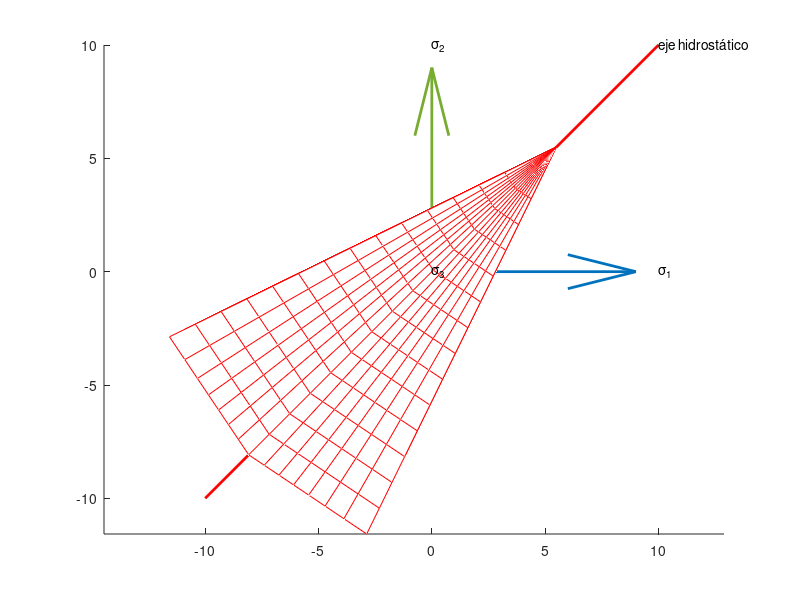

MATLAB code for this plot:
%% Programa para graficar las superficies de falla de los criterios de
%% Mohr-Coulomb, Drucker-Prager y Matsuoka-Nakai (y como casos especiales 
%% Tresca y von Mises)

%% parámetros del gráfico
n = 8;   % número de divisiones por plano
m = 2*n; % número de divisiones de la componente hidrostática

%% se especifica el tipo de criterio de fluencia/falla a dibujar
MOHR_COULOMB   = 1;
DRUCKER_PRAGER = 2;
MATSUOKA_NAKAI = 3;

modelo = MOHR_COULOMB;

%% se activa el lienzo, de modo que se pueda sobrescribir en él
hold on;
grid on

%% parámetros del material
c   = 2;  %            cohesión
phi = 20; % [grados]   ángulo de fricción

%% se calcula el ángulo de Lode (y se repite por la propiedad de simetría)
th  = linspace(0, 60, n); 
th_ = [ th th(end-1:-1:2) th th(end-1:-1:2) th th(end-1:-1:1) ];

%% se calcula la componente hidrostática
if phi == 0 && (modelo == MOHR_COULOMB || modelo == DRUCKER_PRAGER)
    % en este caso cotd(phi) se vuelve infinito; 
    % si modelo == MOHR_COULOMB   con c=fy/2 y phi=0, se grafica TRESCA
    % si modelo == DRUCKER_PRAGER con c=fy/2 y phi=0, se grafica VON MISES
    xi_ = linspace(-10, 10, m);
else    
    xi_ = linspace(-10, sqrt(3)*c*cotd(phi), m); % ver figura (*\ref{fig:MC_perfil_meridional}*)
end

%% Se calculan theta y xi
[theta, xi] = meshgrid(th_, xi_);

%% se calcula el radio rho de la superficie de fluencia a graficar
switch modelo
    case MOHR_COULOMB
        %% se utiliza la ecuación (*\eqref{eq:MCconHWcilindricalcoord}*)
        num = sqrt(2)*(c*cosd(phi) - (xi/sqrt(3))*sind(phi));
        den = sind(theta + 60) + sind(phi)*cosd(theta + 60)/sqrt(3);
        rho = num./den;
        COLOR = 'r';

    case DRUCKER_PRAGER        
        %% se utiliza la ecuación (*\eqref{eq:fI1J2J3_DruckerPrager}*)
        % pasando por vértices menores, ecuación (*\eqref{eq:DP_vert_menores}*)
        % A = 6*c*cosd(phi)/(sqrt(3)*(3+sind(phi)));
        % B = 2*sind(phi)/(sqrt(3)*(3+sind(phi)));

        % pasando por vértices mayores, ecuación (*\eqref{eq:DP_vert_mayores}*)
        A = 6*c*cosd(phi)/(sqrt(3)*(3-sind(phi)));
        B = 2*sind(phi)/(sqrt(3)*(3-sind(phi)));
        
        rho = sqrt(2)*A - sqrt(6)*B*xi; % ecuación (*\eqref{eq:fI1J2J3_DruckerPrager}*)
        COLOR = 'g';

    case MATSUOKA_NAKAI
        %% se utiliza la ecuación (*\eqref{eq:MatsuokaNakai_pol1}*)
        rho = zeros(m, 6*n-5);
        s0  = c*cotd(phi);
        kMN = (9 - sind(phi)^2)/(1 - sind(phi)^2); % ecuación (*\eqref{eq:kMNphi}*)
        cos3theta = cosd(3*th_);
        for i = 1:m
            for j = 1:6*n-5
                if abs(cos3theta(j)) < 1e-9 % ecuación (*\eqref{eq:rho_MN_cos3t_0}*)
                    rho(i,j) = sqrt((2*(kMN-9))/(3*(kMN-3)))*...
                                                    abs(xi(i,j)-sqrt(3)*s0); 
                else
                    % se calculan los coeficientes (*\eqref{eq:coef_c1c2c3c4_MN}*)
                    c0 =  sqrt(3)*(kMN - 9)*(xi(i,j) - sqrt(3)*s0)^3/9;
                    c2 = -sqrt(3)*(kMN - 3)*(xi(i,j) - sqrt(3)*s0)/6;
                    c3 =  sqrt(6)*kMN*cos3theta(j)/18;
                    % se corrigen los errores de cálculo en los ceros
                    if abs(c0) < 1e-9, c0 = 0; end
                    if abs(c2) < 1e-9, c2 = 0; end
                    sol = roots([c3 c2 0 c0]); % raíces del polinomio (*\eqref{eq:MatsuokaNakai_pol1}*)

                    % como rho debe ser un número mayor o igual a cero, se 
                    % desechan las raíces negativas
                    sol(sol < 0) = NaN;

                    % y de las raíces que quedan se escoge la menor
                    rho(i,j) = min(sol, [], 'omitnan');
                end
            end
        end
        COLOR = 'b';
        
    otherwise
        error('Criterio desconocido')
end
        
%% se convierte la coordenada cilíndrica de HW a los esfuerzos principales
theta = linspace(0, 360, 6*n-5);  % 6*n-5 = length(th_)
s1  = xi/sqrt(3) + sqrt(2/3)*rho.*cosd(theta      );
s2  = xi/sqrt(3) + sqrt(2/3)*rho.*cosd(theta - 120); % ecuaciones (*\eqref{eq:HW_to_s1s2s3}*)
s3  = xi/sqrt(3) + sqrt(2/3)*rho.*cosd(theta + 120);

%% se dibuja la superficie de fluencia
mesh(s1,s2,s3, 'edgecolor', COLOR)

% se colocan los ejes
quiver3(0,0,0, 10,  0,  0, 'LineWidth',2); text(10,  0,  0, '\sigma_1');
quiver3(0,0,0,  0, 10,  0, 'LineWidth',2); text( 0, 10,  0, '\sigma_2');
quiver3(0,0,0,  0,  0, 10, 'LineWidth',2); text( 0,  0, 10, '\sigma_3');

% y el eje hidrostático
line([-10 10], [-10 10], [-10 10], 'LineWidth',2, 'Color', 'r'); 
text(10, 10, 10, 'eje hidrostático');

axis equal tight
box off
grid off
